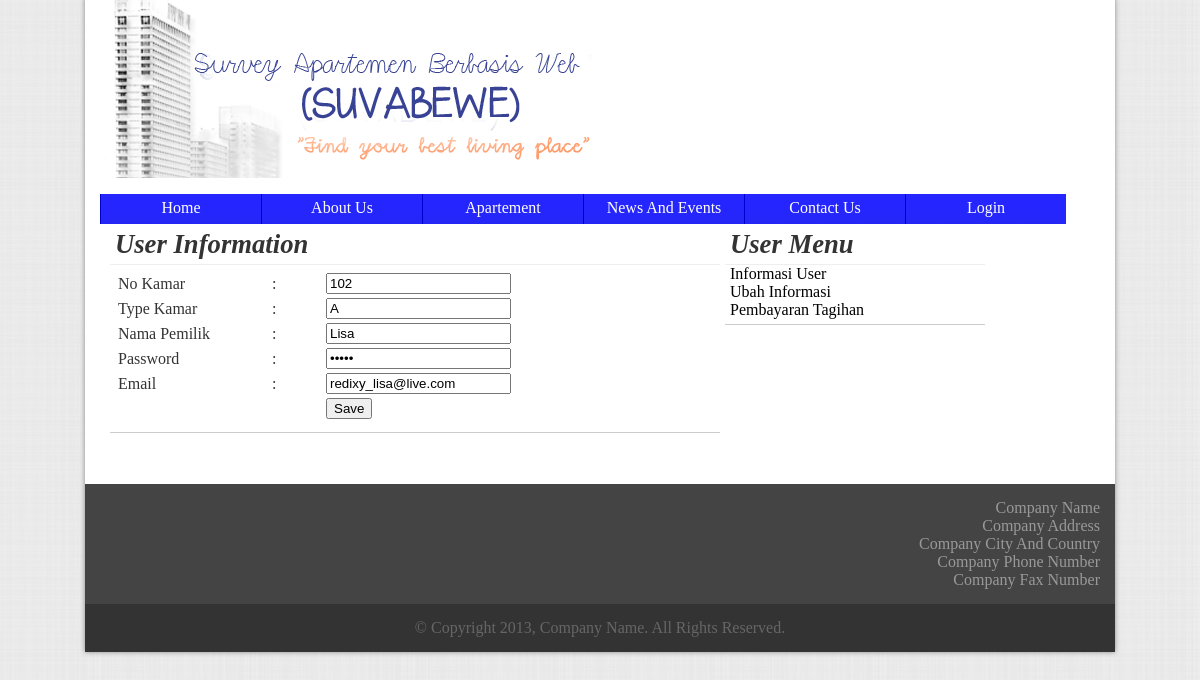
Page /file/ubahinfo.php?id=102 on the earlier database version.
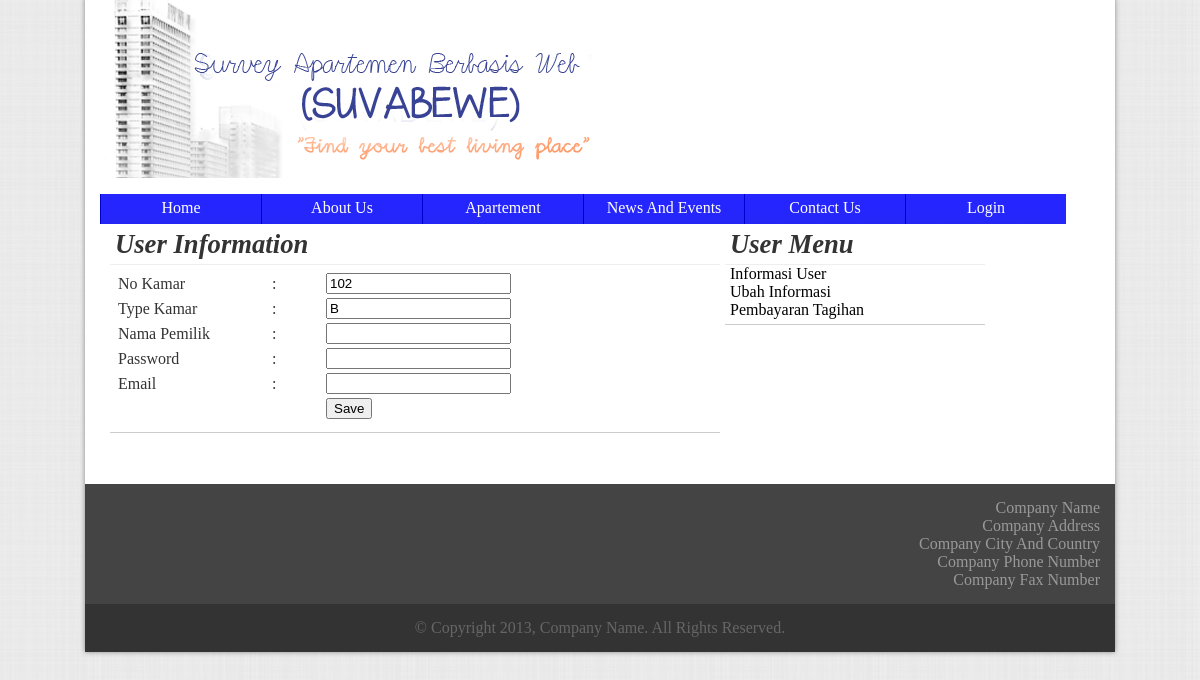
Same page on the later database version.
### tables this page shows
CREATE TABLE IF NOT EXISTS `apartemen` (
  `no_kamar` int(5) NOT NULL,
  `type_kamar` varchar(1) NOT NULL,
  `spec_kamar` text NOT NULL,
  `password` text NOT NULL,
  `nama_pemilik` text NOT NULL,
  `email` text NOT NULL,
  `available` tinyint(1) NOT NULL DEFAULT '1',
  `harga` int(20) NOT NULL,
  `booked` tinyint(1) NOT NULL DEFAULT '0',
  `booked_code` varchar(50) NOT NULL,
  `booked_fee` int(20) NOT NULL,
  `booked_date` date NOT NULL,
  `tagihan_listrik` int(20) NOT NULL,
  `tagihan_air` int(20) NOT NULL,
  `gambar_tidur1` text NOT NULL,
  `gambar_tidur2` text NOT NULL,
  `gambar_tidur3` text NOT NULL,
  `gambar_makan` text NOT NULL,
  `gambar_dapur` text NOT NULL,
  `gambar_mandi` text NOT NULL,
  `gambar_tamu` text NOT NULL,
  `gambar_balkon` text NOT NULL,
  PRIMARY KEY (`no_kamar`)
);

### file/ubahinfo.php (the view, shortened to what this page needs)
<html>
	<head>
		<link rel="stylesheet" href="../css/templates.css" type="text/css" />
		<?php
			$pilihtabel = mysql_query("SELECT * FROM apartemen WHERE no_kamar = " . $_GET['id'] );
			while($row=mysql_fetch_array ($pilihtabel))
			{
				$data['id'] = $row['no_kamar'];
				$data['tipe'] = $row['type_kamar'];
				$data['nama'] = $row['nama_pemilik'];
				$data['pass'] = $row['password'];
				$data['email'] = $row['email'];
				$data['listrik'] = $row['tagihan_listrik'];
				$data['air'] = $row['tagihan_air'];
			}
		?>
	</head>
	<body>
		<div class="wrapper" id="wrapper">
			<?php include_once ('header.php');?>
			<div class="container confmargin" style="height:370px">
				<div class="section userinfo">
					<div class="sectionheader bottomline">
						<b>User Information</b>
					</div>
					<div class="sectioncontent usermainsec">
						<table>
							<form>
							<tr>
								<td width="150px">No Kamar</td>
								<td width="50px">:</td>
								<td><input type="text" value="<?php echo $data['id'];?>" readonly name="id"></td>
							</tr>
							<tr>
								<td width="150px">Type Kamar</td>
								<td width="50px">:</td>
								<td><input type="text" value="<?php echo $data['tipe'];?>" readonly name="tipe"></td>
							</tr>
							<tr>
								<td width="150px">Nama Pemilik</td>
								<td width="50px">:</td>
								<td><input type="text" value="<?php echo $data['nama'];?>" readonly name="nama"></td>
							</tr>
							<tr>
								<td width="150px">Password</td>
								<td width="50px">:</td>
								<td><input type="password" value="<?php echo $data['pass'];?>" name="password"></td>
							</tr>
							<tr>
								<td width="150px">Email</td>
								<td width="50px">:</td>
								<td><input type="text" value="<?php echo $data['email'];?>" name="email"></td>
							</tr>
							<tr>
								<td></td><td></td>
								<td><input type="submit" value="Save" name="ubah" />
							</tr>
							</form>
						</table>
					</div>
				</div>
				<?php require_once "usersidemenu.php";?>
			</div>
		</div>
	</body>
</html>

Differences in the rows shown:
changed apartemen id 102: tipe "A" → "B"; nama "Lisa" → (not shown); email "redixy_lisa@live.com" → (not shown)
